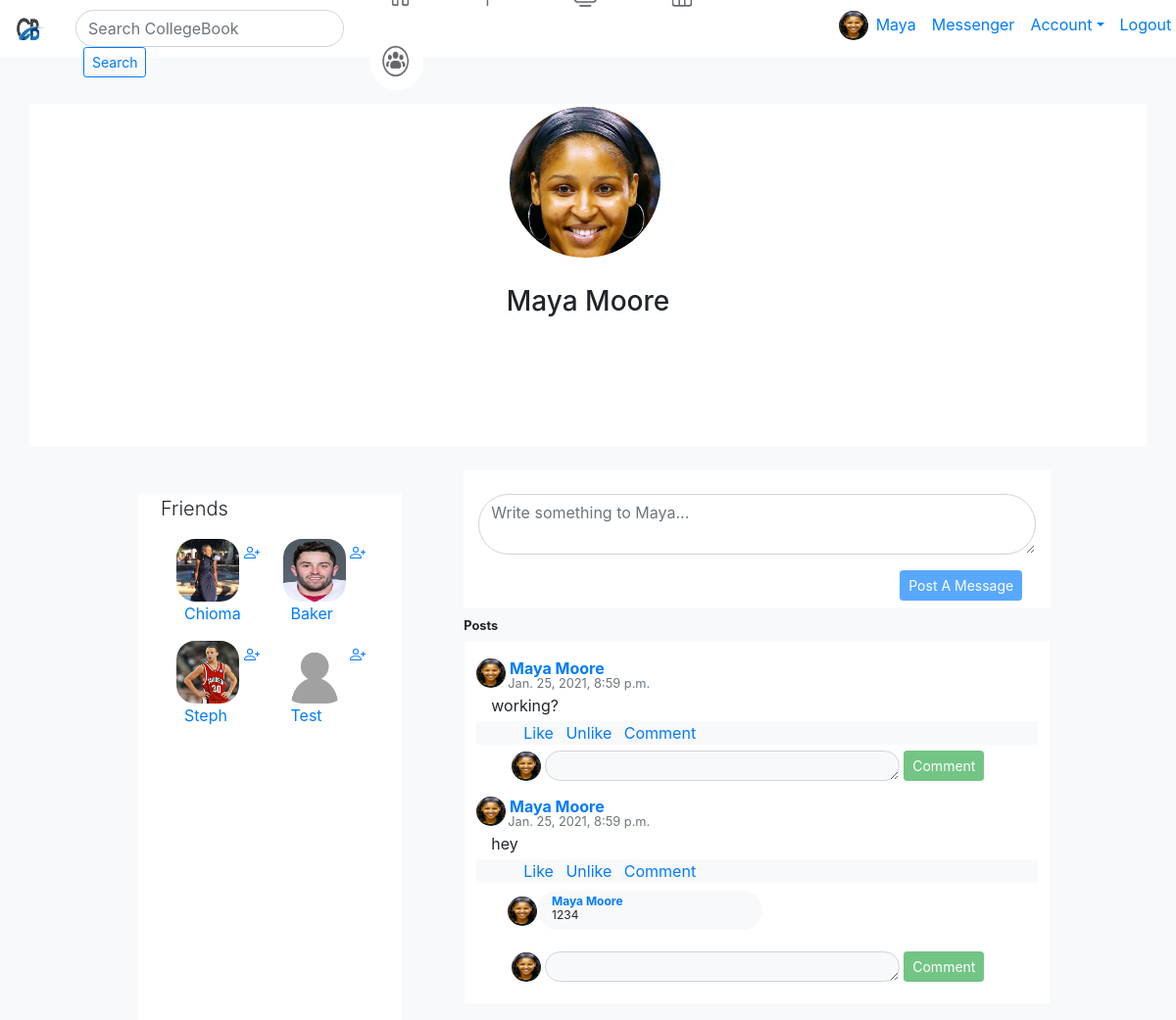
Screenshot of /Maya/Moore/7 (signed in) with the database file from the repository.
### wallApp/models.py (models this page shows, shortened)
class User(models.Model):
    firstName = models.CharField(max_length = 255)
    lastName = models.CharField(max_length = 255)
    birthdayMonth = models.CharField(max_length = 30, null = True)
    birthdayDay = models.IntegerField(null = True)
    birthdayYear = models.IntegerField(null = True)
    emailAddress = models.CharField(max_length = 255)
    password = models.CharField(max_length = 255)
    confirmPassword = models.CharField(max_length = 255)
    profilePic= models.ImageField(upload_to='submittedProfilePicImages/', null=True, verbose_name="")
    profileInfo = models.CharField(max_length = 255, default = "")
    friends = models.ManyToManyField('self', related_name="friendship") # Self states this ManyToManyField is symmetrical – that is, if I am your friend, then you are my friend.
    objects = UserManager()
    createdAt = models.DateTimeField(auto_now_add = True)
    updatedAt = models.DateTimeField(auto_now = True)

class Message(models.Model):
    message = models.TextField()
    user = models.ForeignKey(User, related_name = "messages", on_delete=models.CASCADE) #the user who makes the post
    userReceivesPost = models.ForeignKey(User, related_name = "postRecipient", on_delete=models.CASCADE, null=True,) #the user who receives the post
    userLikes = models.ManyToManyField(User, related_name = 'theLiker') # the user who likes the post
    likeMessageCount = models.IntegerField(default = 0)
    likeMessageCountMinusDisplayNames = models.IntegerField(default = 0)
    objects = MessageManager()
    createdAt = models.DateTimeField(auto_now_add=True)
    updatedAt = models.DateTimeField(auto_now=True)

class Comment(models.Model):
    comment = models.TextField()
    message = models.ForeignKey(Message, related_name = "comments", on_delete=models.CASCADE)
    user = models.ForeignKey(User, related_name = "comments", on_delete=models.CASCADE) #the user who makes the comment
    userReceivesComment = models.ForeignKey(User, related_name = "commentee", on_delete=models.CASCADE, null=True,) #the user who receives the comment
    objects = CommentManager()
    createdAt = models.DateTimeField(auto_now_add=True)
    updatedAt = models.DateTimeField(auto_now=True)

### wallApp/views.py (the view, shortened to what this page needs)
# urls.py: path('<str:userFirstName>/<str:userLastName>/<int:userId>', views.specificUsersPage, name='specificUsersPage'),
def specificUsersPage(request, userFirstName, userLastName, userId, messageId = 0):
    print("THIS IS THE SPECIFIC USER'S PAGE ROUTE.")
    specificUsersPage = User.objects.get(id=userId) #retreiving from the url
    specificUsersFirstName = User.objects.get(firstName=userFirstName) #retreiving from the url
    specificUsersLastName = User.objects.get(lastName=userLastName) #retreiving from the url
    specificUsersMessages = Message.objects.filter(userReceivesPost = userId).order_by('-createdAt')
    allUsers = User.objects.all()
    print("THIS IS THE LAST PRINT STATEMENT OF THE SPECIFIC USER'S PAGE ROUTE.")
    context = {
        'specificUsersPage': specificUsersPage,
        'specificUsersMessages': specificUsersMessages,
        'allUsers': allUsers,
        'loggedInUser': User.objects.get(id=request.session['loginInfo']),
        }
    return render(request, "specificUserPage.html", context)

### wallApp/templates/specificUserPage.html (shortened to what this page needs)
<!DOCTYPE html>
<html lang="en">
<head>
    <link rel="stylesheet" href="https://stackpath.bootstrapcdn.com/bootstrap/4.5.0/css/bootstrap.min.css"
>
    <link rel="stylesheet" href="//code.jquery.com/ui/1.12.1/themes/base/jquery-ui.css">
    {% load static %}
    <link rel="stylesheet" href="{% static 'css/collegeWall.css' %}">
</head>
<body class="bg-light">
    <nav class="navbar navbar-expand-lg navbar-blue bg-white" id="navBar">
        <a class="navbar-brand" href="">
            <img id="logoIcon" src="{% static 'Images/logo.png' %}" alt="A stock image of a logo with the two letters CB to represent Collegebook." />
        </a>
            <form class="form-inline col-sm-3" id="searchBarForm">
                <input class="form-control rounded-pill " id="searchBarInput" type="search" placeholder="Search CollegeBook" aria-label="Search">
                <button class="btn btn-outline-primary btn-sm ml-2" id="searchBarButton" type="submit">Search</button>
            </form>
        <div class="col-sm-5 "  id="navIconsDiv mt-2">
            <button class="btn btn-outline-light my-2 my-sm-0 buttonOfNavIcons">
                <img class=" mr-3" id="navIconHome" src="{% static 'Images/home.png' %}" alt="A stock image of a logo with the two letters CB to represent Collegebook." />
            </button>
            <button class="btn btn-outline-light my-2 my-sm-0 pl-2 pr-2 buttonOfNavIcons">
                <img class="mr-3" id="navIconPage" src="{% static 'Images/pages.png' %}" alt="A stock image of a logo with the two letters CB to represent Collegebook." />
            </button>
            <button class="btn btn-outline-light my-2 my-sm-0 pl-2 pr-2 buttonOfNavIcons">
                <img class="mr-3" id="navIconWatch" src="{% static 'Images/watch.png' %}" alt="A stock image of a logo with the two letters CB to represent Collegebook." />
            </button>
            <button class="btn btn-outline-light my-2 my-sm-0 pl-2 pr-2 buttonOfNavIcons">
                <img class="mr-3" id="navIconMarketplace" src="{% static 'Images/marketplace.png' %}" alt="A stock image of a logo with the two letters CB to represent Collegebook." />
            </button>
            <button class="btn btn-outline-light my-2 my-sm-0 pl-2 pr-4 buttonOfNavIcons">
                <img class="mr-3" id="navIconGroups" src="{% static 'Images/groups.png' %}" alt="A stock image of a logo with the two letters CB to represent Collegebook." />
            </button>
        </div>
        <div class="col-sm-3 mb-2" id="">
            <ul class="navbar-nav mr-auto">
                <li class="nav-item active">
                    <a id="linkForNavIconProfPic" href="/home" class="d-inline ">
                    {% if not loggedInUser.profilePic == "" %}
                        <img src='{{ loggedInUser.profilePic }}' id="navIconProfPic" class="d-inline">
                    {% endif %}
                    </a>
                    <li class="nav-item">
                        <a class="nav-link" href="/home">{{loggedInUser.firstName}}</a>
                    </li>
                    <li class="nav-item">
                        <a class="nav-link" href="">Messenger</a>
                    </li>
                </li>
                <li class="nav-item dropdown">
                    <a class="nav-link dropdown-toggle" href="" id="dropdownSymbol" role="button" data-toggle="dropdown">Account</a>
                </li>
                <li class="nav-item active">
                    <a class="nav-link" href="/logout">Logout <span class="sr-only">(current)</span></a>
                </li>
            </ul>
        </div>
    </nav>
    <div class="container">
        <div class="row bg-white mt-5">
            <div class="col-sm bg-white">
            </div>
            <div class="col-sm profilePicBanner">
                    <div id="profilePicContainer">
                        <img src='{{ specificUsersPage.profilePic }}' id="thumbnail" class="uploadedPhotoProperties">
                    </div>
                    <h3 class="" id="userNameText">{{specificUsersPage.firstName}} {{specificUsersPage.lastName}}</h3>
            </div>
            <div class="col-sm bg-white">
            </div>
        </div>
        <div class="row ml-5 mt-4">
            <div class="col-sm-3 mt-4 ml-5 bg-white friendsDiv">
                <p class="lead mr-2 pl-2">Friends</p>
                {% for user in allUsers %}
                    {% if loggedInUser.id != user.id  %}
                        {% if user.profilePic == "" %}
                <figure class="ml-4 d-inline-block">
                    <a href="/{{user.firstName}}/{{user.lastName}}/{{user.id}}">
                        <img src="{% static 'Images/blankAvatar.png' %}" id="" class="friendsIconProfPic " alt="A thumbnail photo of the user">
                        <figcaption class="ml-2">{{user.firstName}}</figcaption>
                    </a>
                </figure>
                    <a href="/home">
                    </a>
                    {% else %}
                <div class="d-inline-block">
                    <figure class="ml-4">
                        <a href="/{{user.firstName}}/{{user.lastName}}/{{user.id}}">
                            <img src="{{user.profilePic}}" id="" class="friendsIconProfPic" alt="A thumbnail photo of the user">
                        </a>
                        <a href="/home">
                        </a>
                        <a href="/{{user.firstName}}/{{user.lastName}}/{{user.id}}">
                            <figcaption class="ml-2">{{user.firstName}}</figcaption>
                        </a>
                    </figure>
                </div>
                        {% endif%}
                    {% endif %}
                {% endfor %}
            </div>
            <div class="col-sm-7 ml-5">
                <form class="mb-2 bg-white col-sm-12" action="" method="post" id="postAMessageForm">
                    <div class="form-group">
                        <textarea class="form-control rounded-pill" id="userMessageID" name="userMessage" rows="2" placeholder="Write something to {{specificUsersPage.firstName}}... "></textarea>
                    </div>
                    <button type="submit" class="btn btn-primary mb-2 btn-sm" id="postAMessageButton">Post A Message</button>
                </form>
                <small class="font-weight-bold">Posts</small>
                <table class="table table-borderless">
                    <tbody>
                        <tr>
                            <td class="border border border-light bg-white">
                            {% for message in specificUsersMessages %}
                                <div class="messageContentsDiv">
                                    {% if message.user.id == loggedInUser.id %}
                                            <a href="/home">
                                                {% if not message.user.profilePic == "" %}
                                                    <img src="{{message.user.profilePic}}" id="navIconProfPic" alt="">
                                                {% endif %}
                                                    {{message.user.firstName}} {{message.user.lastName}}
                                            </a>
                                    {% endif %}
                                            {% if message.user.profilePic == "" %}
                                                <small class="d-block ml-4 text-secondary messageCreatedAt">{{message.createdAt}}</small>
                                            {% else %}
                                                <small class="d-block ml-4 text-secondary messageCreatedAtWithThumbnail">{{message.createdAt}}</small>
                                            {% endif %}
                                </div>
                                <p class="col-sm mb-0 mt-0 ml-0  messageText">{{message.message}} </p>
                                <div class=" col-sm-12 mr-3 pl-5 mt-0 bg-light">
                                    <a class="mr-2 hover" href="/like/{{message.id}}">Like</a>
                                    <a class="mr-2" href="/unlike/{{message.id}}">Unlike</a>
                                    <a class="" href="">Comment</a>
                                </div>
                                {% for comment in message.comments.all %}
                                    <div class="commentSectionDiv row mt-2 ml-3 mb-3">
                                            <img src="{{comment.user.profilePic}}" id="navIconProfPic" alt="" class="d-inline ml-3">
                                            <div class="badge rounded-pill bg-light commentSection ">
                                                <a href="/{{comment.user.firstName}}/{{comment.user.lastName}}/{{comment.user.id}}"  class="commentHeadText d-block">{{comment.user.firstName}} {{comment.user.lastName}}</a>
                                                <p class="commentSubText d-block">{{comment.comment}}</p>
                                            </div>
                                    </div>
                                {% endfor %}
                                <form class="col-sm ml-0 sm mb-0 mt-0 pt-0 pb-0" action="{% url 'processComment' userFirstName=specificUsersPage.firstName userLastName=specificUsersPage.lastName userId=specificUsersPage.id %}" method="post" id="postACommentForm">
                                    <div class="form-group mt-0 mb-0 commentSubDiv">
                                    {% if not loggedInUser.profilePic == "" %}
                                        <img src="{{loggedInUser.profilePic}}" id="navIconProfPic" alt="" class="d-inline mt-3 ml-3">
                                    {% endif %}
                                        <textarea class="form-control form-control-sm col-sm-8 mt-3 rounded-pill bg-light text-black d-inline commentTextAreaOnForm" rows="1" id="userCommentID" name="userComment"></textarea>
                                        <button type="submit" id="" class="btn btn-primary mt-3 btn-success btn-sm d-inline postACommentButton">Comment</button>
                                    </div>
                                </form>
                                {% endfor %}
                            </td>
                        </tr>
                    </tbody>
                </table>
            </div>
        </div>
    </div>
</body>
</html>

### wallApp/static/CSS/collegeWall.css (style rules this page uses)
* { vertical-align: top; }
.buttonOfNavIcons { border-color: transparent; margin-top: 8px; }
.commentHeadText { margin-left: 10px; margin-top: 2px; padding-bottom: 2px; text-align: left; font-weight: bold; }
.commentSectionDiv { width: 500px; height: 40px; }
.commentSection { width: 230px; height: 40px; }
.commentSubText { text-align: left; font-weight: normal; margin-left: 10px; }
.friendsIconProfPic { width: 64px; height: 64px; border-radius: 30%; position: relative; }
.friendsDiv { display: table; width: 254px; }
#logoIcon { width: 30px; height: 30px; border-radius: 60%; }
.messageContentsDiv { height: 48px; margin-bottom: -2px; font-weight: bold; }
small.messageCreatedAtWithThumbnail { position: relative; top: -14px; left: 8px; }
.messageText { top: -4px; }
#navBar { height: 58px; }
#navIconGroups { width: 54px; height: 54px; border-radius: 60%; }
#navIconHome { width: 54px; height: 54px; border-radius: 60%; }
#navIconMarketplace { width: 60px; height: 50px; margin-top: 6px; border-radius: 60%; }
#navIconPage { width: 50px; height: 40px; border-radius: 60%; margin-top: -4px; }
#navIconProfPic { width: 30px; height: 30px; border-radius: 60%; margin-top: 6px; }
#navIconWatch { width: 60px; height: 60px; border-radius: 60%; margin-top: -2px; }
#postACommentForm { top: -10px; }
#postAMessageButton { margin-left:430px; }
.profilePicBanner { background-color: white; height: 350px; }
#profilePicContainer { height: 160px; width: 160px; border: 3px dashed darkgray; background-color: #fafafa; font-family: "Calibri"; font-size: 9px; text-align: center; vertical-align: middle; padding-top: 30px; color: darkgrey; cursor: pointer; border-radius: 50%; margin-left: 92px; margin-bottom: 25px; position: relative; overflow: hidden; }
#searchBarForm { height: 38px; width: 180px; }
.uploadedPhotoProperties { position: absolute; top: -10px; left: 50%; width: 110%; transform: translateX(-50%); }
#userNameText { text-align: center; }

### rows the page displays
User: firstName "Maya", lastName "Moore", userMessage "Write something to Maya..."
User: shows a picture, firstName "Chioma"
User: profilePic (picture), firstName "Baker"
User: shows a picture, firstName "Steph"
User: firstName "Test"
Message: user.firstName "Maya", user.lastName "Moore", createdAt "Jan. 25, 2021, 8:59 p.m.", message "working?"
Message: user.firstName "Maya", user.lastName "Moore", createdAt "Jan. 25, 2021, 8:59 p.m.", message "hey"
Comment: user.firstName "Maya", user.lastName "Moore", comment "1234"
